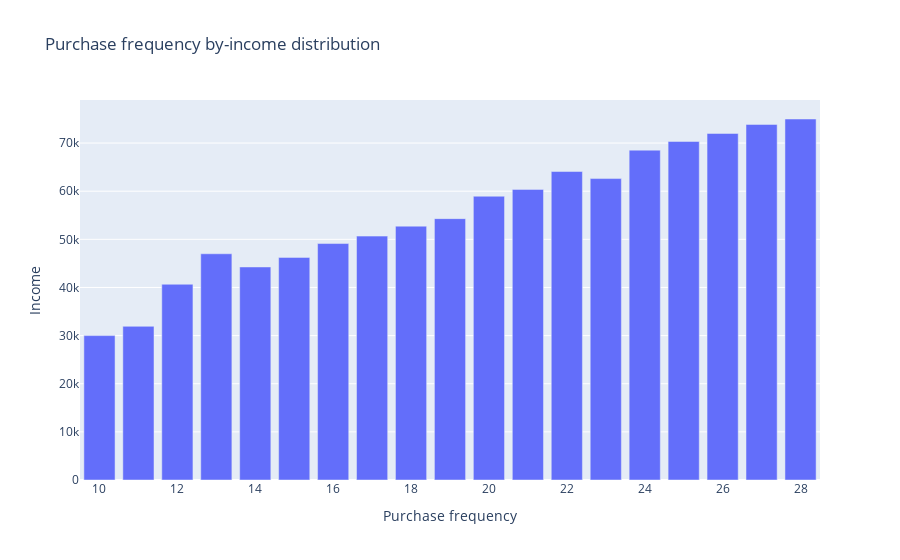

Source (notebook cell):
### Markdown cell above
5. Визуализируйте зависимость частоты покупок от заработка

### Code cell
df = df_all.groupby("purchase_frequency")["annual_income"].mean().reset_index()

fig = go.Figure()
fig.add_trace(go.Bar(x=df["purchase_frequency"],
                     y=df["annual_income"]))
fig.update_layout(title_text="Purchase frequency by-income distribution",
                  xaxis_title="Purchase frequency",
                  yaxis_title="Income")

### Figure 1 — Plotly figure (JSON) as saved in the notebook; plotly's stock layout.template omitted (floating-point values rounded to 4 significant figures)
{"data": [{"type": "bar", "x": [10, 11, 12, 13, 14, 15, 16, 17, 18, 19, 20, 21, 22, 23, 24, 25, 26, 27, 28], "y": [30000, 31930.0, 40670.0, 47000, 44260.0, 46250, 49125, 50670.0, 52740.0, 54300, 58960.0, 60375, 64090.0, 62625, 68530.0, 70330.0, 72000, 73875, 75000]}], "layout": {"autosize": true, "title": {"text": "Purchase frequency by-income distribution"}, "xaxis": {"autorange": true, "range": [9.5, 28.5], "title": {"text": "Purchase frequency"}, "type": "linear"}, "yaxis": {"autorange": true, "range": [0, 78950.0], "title": {"text": "Income"}, "type": "linear"}}}
